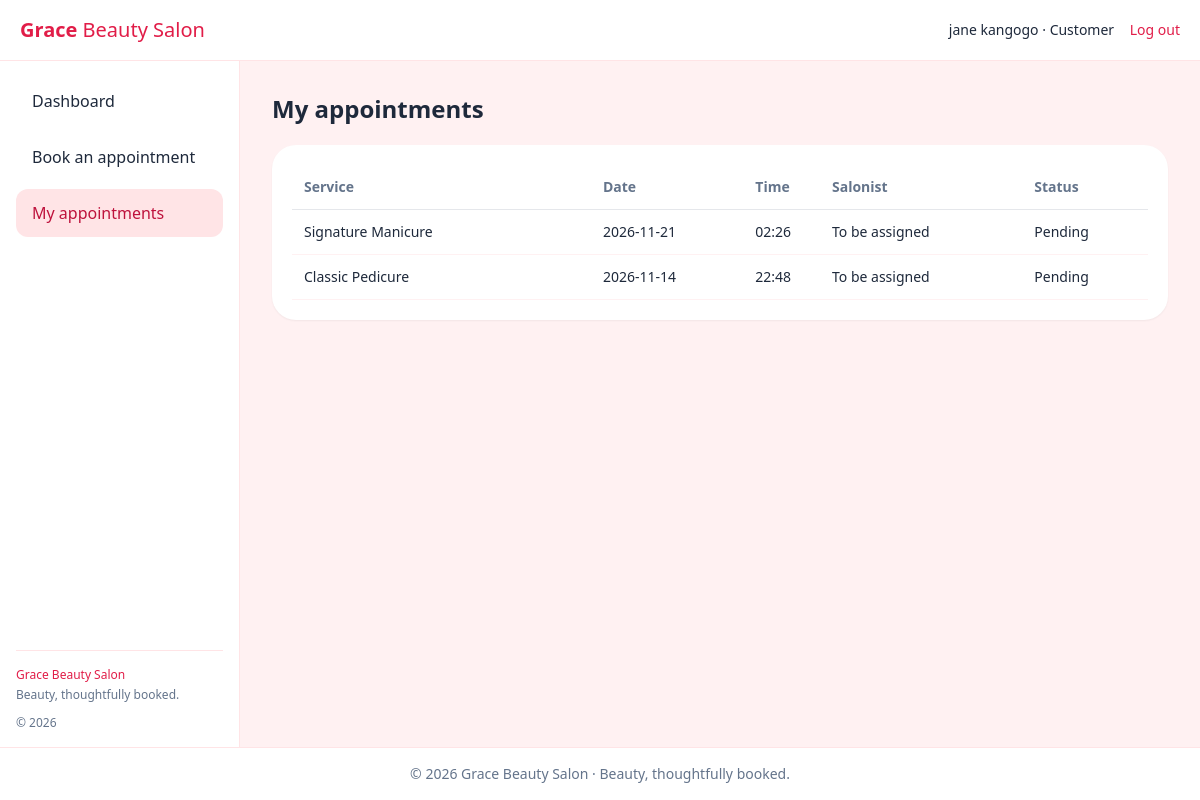
Screenshot of /dashboard.php?page=appointments (signed in) with the database file from the repository.
### tables this page shows
CREATE TABLE `appointments` (
  `id` int(10) UNSIGNED NOT NULL,
  `customer_id` int(10) UNSIGNED NOT NULL,
  `salonist_id` int(10) UNSIGNED DEFAULT NULL,
  `service_id` int(10) UNSIGNED NOT NULL,
  `appointment_date` date NOT NULL,
  `appointment_time` time NOT NULL,
  `notes` text DEFAULT NULL,
  `status` enum('pending','confirmed','completed','cancelled') NOT NULL DEFAULT 'pending',
  `created_at` timestamp NOT NULL DEFAULT current_timestamp()
);

CREATE TABLE `services` (
  `id` int(10) UNSIGNED NOT NULL,
  `name` varchar(100) NOT NULL,
  `duration_minutes` smallint(5) UNSIGNED NOT NULL DEFAULT 60,
  `price` decimal(10,2) NOT NULL DEFAULT 0.00,
  `active` tinyint(1) NOT NULL DEFAULT 1
);

### includes/helpers.php (called while the page is built, shortened)
<?php
function e(?string $value): string
{
    return htmlspecialchars($value ?? '', ENT_QUOTES, 'UTF-8');
}

### pages/my_appointments.php (the view, shortened to what this page needs)
<?php
$stmt = $pdo->prepare(
  "SELECT a.*, s.name AS service, u.full_name AS salonist
   FROM appointments a
   JOIN services s ON s.id=a.service_id
   LEFT JOIN users u ON u.id=a.salonist_id
   WHERE a.customer_id=?
   ORDER BY a.appointment_date DESC, a.appointment_time DESC"
);
$stmt->execute([$_SESSION['user_id']]);
$rows = $stmt->fetchAll();
?>
<h1 class="text-2xl font-semibold mb-5">My appointments</h1>
<div class="bg-white rounded-3xl p-5 shadow-sm overflow-x-auto">
<table class="w-full text-left text-sm">
<thead><tr class="border-b text-slate-500"><th class="p-3">Service</th><th>Date</th><th>Time</th><th>Salonist</th><th>Status</th></tr></thead>
<tbody>
<?php foreach ($rows as $row): ?>
<tr class="border-b border-rose-50">
<td class="p-3"><?= e($row['service']) ?></td><td><?= e($row['appointment_date']) ?></td>
<td><?= e(substr($row['appointment_time'],0,5)) ?></td><td><?= e($row['salonist'] ?? 'To be assigned') ?></td><td><?= e(ucfirst($row['status'])) ?></td>
</tr>
<?php endforeach; ?>
</tbody></table></div>

### rows the page displays
appointments: service.name "Signature Manicure", appointment_date "2026-11-21", appointment_time "02:26", salonist "To be assigned", status "Pending"
appointments: service.name "Classic Pedicure", appointment_date "2026-11-14", appointment_time "22:48", salonist "To be assigned", status "Pending"

### other values shown
$_SESSION['full_name'] "jane kangogo"
$role "Customer"
$label "Dashboard"
$label "Book an appointment"
$label "My appointments"
